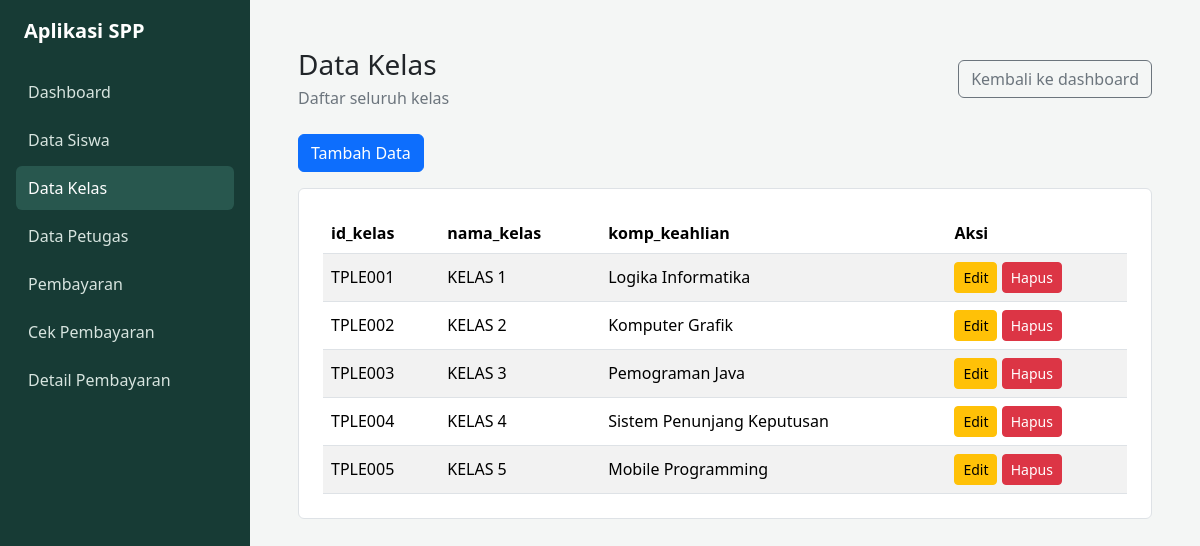
The app's page /datakelas.php with its own data.
### tables this page shows
CREATE TABLE `tb_kelas` (
  `id_kelas` varchar(11) NOT NULL,
  `nama_kelas` varchar(10) NOT NULL,
  `komp_keahlian` varchar(50) NOT NULL
);

### datakelas.php (the view, shortened to what this page needs)
<?php
require_once 'koneksi.php';
$result = mysqli_query($conn, 'SELECT * FROM tb_kelas');
$queryError = $result === false;
$columns = $queryError ? [] : mysqli_fetch_fields($result);
?>
<!DOCTYPE html>
<html lang="id">
<head>
	<link rel="stylesheet" href="bootstrap/css/bootstrap.min.css">
</head>
<body>
	<div class="d-md-flex min-vh-100">
		<aside class="sidebar p-3">
			<a href="dashboard_admin.php" class="d-block text-white text-decoration-none fs-5 fw-semibold mb-4 px-2">
				Aplikasi SPP
			</a>
			<nav aria-label="Navigasi utama">
				<ul class="nav nav-pills flex-column gap-1">
					<li class="nav-item"><a class="nav-link" href="dashboard_admin.php">Dashboard</a></li>
					<li class="nav-item"><a class="nav-link" href="datasiswa.php">Data Siswa</a></li>
					<li class="nav-item"><a class="nav-link active" href="datakelas.php" aria-current="page">Data Kelas</a></li>
					<li class="nav-item"><a class="nav-link" href="datapetugas.php">Data Petugas</a></li>
					<li class="nav-item"><a class="nav-link" href="datapembayaran.php">Pembayaran</a></li>
					<li class="nav-item"><a class="nav-link" href="cekpembayaran.php">Cek Pembayaran</a></li>
					<li class="nav-item"><a class="nav-link" href="detaildatapembayaran.php">Detail Pembayaran</a></li>
				</ul>
			</nav>
		</aside>
		<main class="flex-grow-1 p-4 p-lg-5">
			<header class="d-flex flex-wrap justify-content-between align-items-center gap-3 mb-4">
				<div>
					<h1 class="h3 mb-1">Data Kelas</h1>
					<p class="text-secondary mb-0">Daftar seluruh kelas</p>
				</div>
				<a href="dashboard_admin.php" class="btn btn-outline-secondary">Kembali ke dashboard</a>
			</header>
            <div class="mb-3">
				<a href="kelas_tambah.php" class="btn btn-primary">Tambah Data</a>
			</div>
			<section class="bg-white border rounded-2 p-3 p-lg-4" aria-label="Daftar kelas">
				<?php if ($queryError): ?>
					<div class="alert alert-warning mb-0" role="alert">
						Pastikan tabel <code>kelas</code> sudah tersedia di database.
					</div>
				<?php elseif (mysqli_num_rows($result) === 0): ?>
					<p class="text-secondary mb-0">Belum ada data kelas.</p>
				<?php else: ?>
					<div class="table-responsive">
						<table class="table table-striped table-hover align-middle mb-0">
							<thead>
								<tr>
									<?php foreach ($columns as $column): ?>
										<th scope="col"><?= htmlspecialchars($column->name, ENT_QUOTES, 'UTF-8') ?></th>
									<?php endforeach; ?>
                                    <th scope="col">Aksi</th>
								</tr>
							</thead>
							<tbody>
								<?php while ($kelas = mysqli_fetch_assoc($result)): ?>
									<tr>
										<?php foreach ($columns as $column): ?>
											<td><?= htmlspecialchars((string) ($kelas[$column->name] ?? ''), ENT_QUOTES, 'UTF-8') ?></td>
										<?php endforeach; ?>
										<td class="text-nowrap">
											<a href="kelas_ubah.php?id_kelas=<?= urlencode((string) $kelas['id_kelas']) ?>" class="btn btn-sm btn-warning">Edit</a>
											<form method="post" action="kelas_hapus.php" class="d-inline" onsubmit="return confirm('Hapus data kelas ini?');">
												<button type="submit" class="btn btn-sm btn-danger">Hapus</button>
											</form>
										</td>
									</tr>
								<?php endwhile; ?>
							</tbody>
						</table>
					</div>
				<?php endif; ?>
			</section>
		</main>
	</div>
</body>
</html>

### datakelas.php (style rules this page uses)
body { min-height: 100vh; background: #f4f6f5; }
.sidebar { width: 250px; min-height: 100vh; background: #173b35; }
.sidebar .nav-link { color: #d7e4df; border-radius: 6px; padding: 10px 12px; }
.sidebar .nav-link:hover, .sidebar .nav-link.active { color: #fff; background: #28574e; }

### records on screen
tb_kelas: id_kelas "TPLE001", nama_kelas "KELAS 1", komp_keahlian "Logika Informatika"
tb_kelas: id_kelas "TPLE002", nama_kelas "KELAS 2", komp_keahlian "Komputer Grafik"
tb_kelas: id_kelas "TPLE003", nama_kelas "KELAS 3", komp_keahlian "Pemograman Java"
tb_kelas: id_kelas "TPLE004", nama_kelas "KELAS 4", komp_keahlian "Sistem Penunjang Keputusan"
tb_kelas: id_kelas "TPLE005", nama_kelas "KELAS 5", komp_keahlian "Mobile Programming"

### other values on screen
$column->name "id_kelas"
$column->name "nama_kelas"
$column->name "komp_keahlian"
